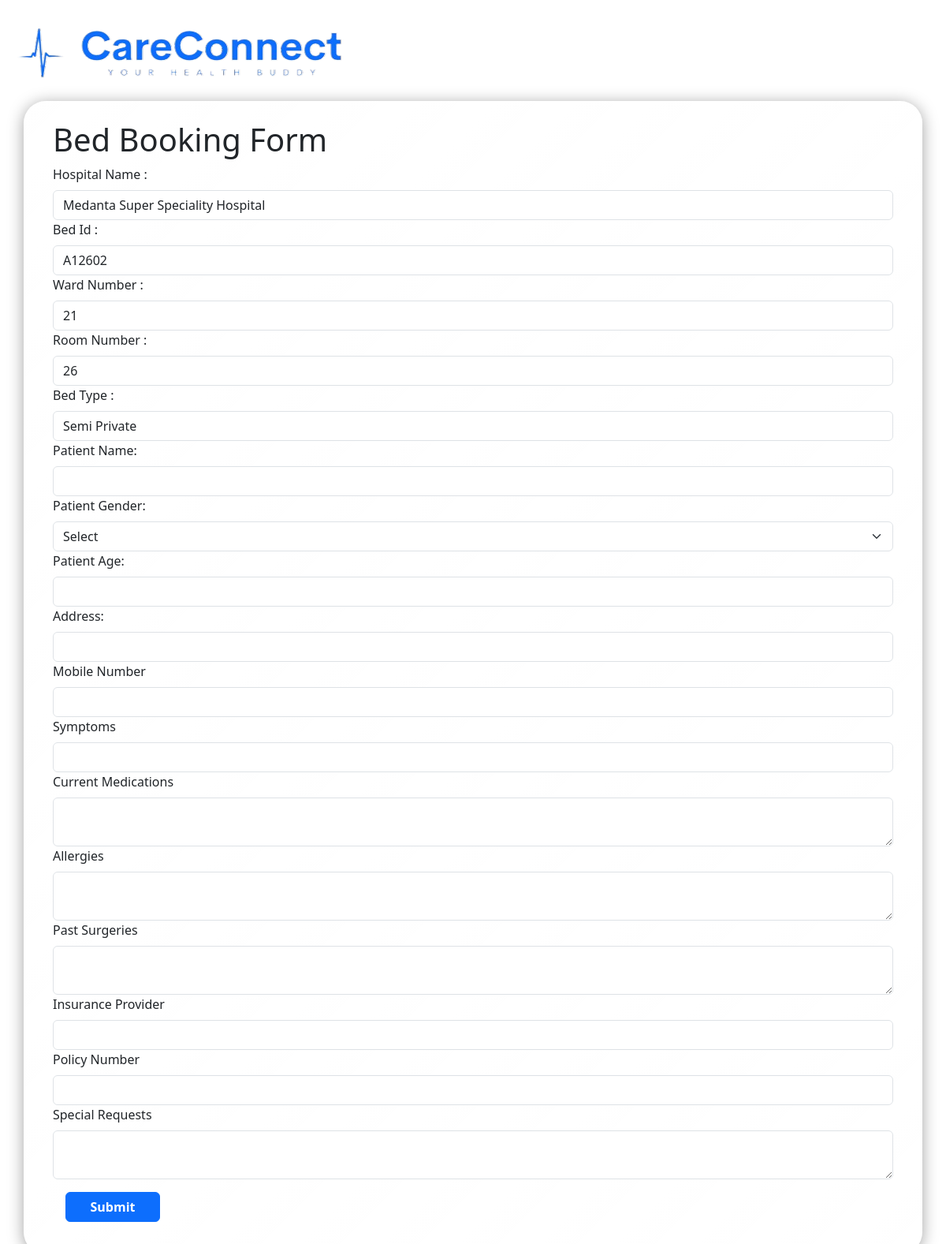
/fillform/31/, run on the app's committed database.
### home/models.py (models this page shows)
class beds(models.Model):
    Hospital_name = models.CharField(max_length=300)
    Bed_id=models.CharField(max_length=300,unique=True)
    Ward_number=models.CharField(max_length=100)
    Room_number=models.CharField(max_length=100)
    Bed_type=models.CharField(max_length=300)

### home/views.py (the view, shortened to what this page needs)
# urls.py: path('fillform/<id>/',fillform),
def fillform(request,id):
    qq=beds.objects.get(id=id)
    nnn=profiledata.objects.all()
    return render(request,'FillForm.html',context={'data':qq,'name':nnn})

### home/template/FillForm.html (shortened to what this page needs)
{% load static %}
<!DOCTYPE html>
<html lang="en">
  <head>
    <link
      href="https://cdn.jsdelivr.net/npm/bootstrap@5.3.2/dist/css/bootstrap.min.css"
      rel="stylesheet"
    />
    <link rel="stylesheet" href="{% static 'css/style.css' %}">
  </head>
  <body>
    <div class="container-fluid">
        <div class="row">
            <div class="col m-2 p-2">
                <img src="{% static 'images/0019b4ca-3b9d-422a-b123-113ed453ccc3.png'%}" class="img-fluid" alt="">
            </div>
        </div>
    </div>
    <div class="container">
      <div class="row p-4 glass-bg" style="border-radius: 28px;">
        <div class="col">
          <h1>Bed Booking Form</h1>
          <form id="bedBookingForm" method="post">
            <label for="mobileNumber" class="form-label">Hospital Name :</label>
            <input type="text" value="{{data.Hospital_name}}" id="mobileNumber" class="form-control" name="Hospital_name" required />
            <label for="mobileNumber" class="form-label">Bed Id :</label>
            <input type="text" value="{{data.Bed_id}}" id="mobileNumber" class="form-control" name="Bed_id" required />
            <label for="mobileNumber" class="form-label">Ward Number :</label>
            <input type="number" value="{{data.Ward_number}}" id="mobileNumber" class="form-control" name="Ward_number" required />
            <label for="mobileNumber" class="form-label">Room Number :</label>
            <input type="number" value="{{data.Room_number}}" id="mobileNumber" class="form-control" name="Room_number" required />
            <label for="mobileNumber" class="form-label">Bed Type :</label>
            <input type="text" value="{{data.Bed_type}}" id="mobileNumber" class="form-control" name="Bed_type" required />
                    <label for="patientName" class="form-label"
                    >Patient Name:</label
                    >
                    <input
                    type="text"
                    name="pname"
                    class="form-control"
                    required
                    />
                    <label for="patientGender" class="form-label"
                    >Patient Gender:</label
                    >
                    <select id="patientGender" class="form-select" name="pgender"  required>
                      <option value="" disabled selected hidden >Select</option>
                    </select>
                <label for="patientAge" class="form-label"  >Patient Age:</label>
                <input
                  type="number"
                  id="patientAge"
                  name="page"
                  class="form-control"
                  required
                />
            <label for="address" class="form-label">Address:</label>
            <input type="text" id="address" class="form-control" name="address" required />
            <label for="mobileNumber" class="form-label">Mobile Number</label>
            <input type="tel" id="mobileNumber" class="form-control" name="mnumber" required />
            <label for="mobileNumber" class="form-label">Symptoms</label>
            <input type="text" value="{{data.Disease}}" id="mobileNumber" class="form-control" name="Disease" required />
            <label for="medications" class="form-label"
              >Current Medications</label
            >
            <textarea id="medications" class="form-control" name="currentmedications" ></textarea>
            <label for="allergies" class="form-label">Allergies</label>
            <textarea id="allergies" class="form-control" name="allergies"></textarea>
            <label for="surgeries" class="form-label">Past Surgeries</label>
            <textarea id="surgeries" class="form-control" name="pastsurgeries" ></textarea>
            <label for="insuranceProvider" class="form-label"
              >Insurance Provider</label
            >
            <input type="text" id="insuranceProvider" class="form-control" name="insuranceprovider" />
            <label for="policyNumber" class="form-label">Policy Number</label>
            <input type="text" id="policyNumber" class="form-control" name="policynumber" />
            <label for="specialRequests" class="form-label"
              >Special Requests</label
            >
            <textarea id="specialRequests" class="form-control" name="specialrequests"></textarea>
           <div class="col m-3">
           <a href="/successfull/"><button class="btn btn-primary">Submit</button></a>
           </div>
          </div>
        </div>
      </div>
  </body>
</html>

### home/static/css/style.css (style rules this page uses)
* { margin: 0; padding: 0; box-sizing: border-box; }
html { scroll-behavior: smooth; scroll-padding-top: 150px; }
.glass-bg { background: linear-gradient( 135deg, rgba(255, 255, 255, 0.1), rgba(255, 255, 255, 0) ); backdrop-filter: blur(10px); -webkit-backdrop-filter: blur(10px); border: 1px solid rgba(255, 255, 255, 0.18); box-shadow: 0 3px 20px 0 rgba(0, 0, 0, 0.37); }
.btn { width: 120px; font-weight: 700; }

### data on the page
beds: Hospital_name "Medanta Super Speciality Hospital", Bed_id "A12602", Ward_number "21", Room_number "26", Bed_type "Semi Private"
